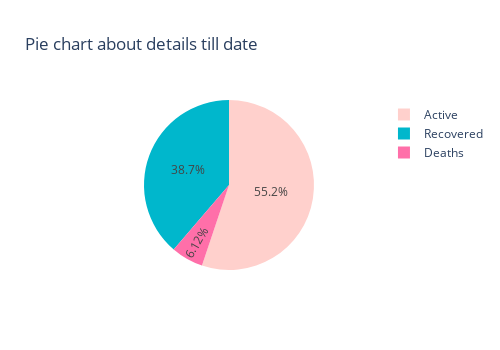

Notebook source saved alongside this figure:
### Code cell
deaths=dayWise['Deaths'].sum()
recovered=dayWise['Recovered'].sum()
active=dayWise['Active'].sum()
qgrps=['Deaths','Active','Recovered']
qvals=[deaths,active,recovered]
colors=['#ff6fa9','#ffd0cc','#00b7cc']
worldPie=px.pie(names=qgrps,values=qvals,width=500.,height=350,title='Pie chart about details till date')
worldPie.update_layout(

       plot_bgcolor='white',
       paper_bgcolor= 'white',
    )
worldPie.update_traces(marker=dict(colors=colors, line=dict(color='#000000')))

### Figure 1 — Plotly figure (JSON) as saved in the notebook; plotly's stock layout.template omitted (floating-point values rounded to 4 significant figures)
{"data": [{"domain": {"x": [0, 1], "y": [0, 1]}, "hovertemplate": "label=%{label}<br>value=%{value}<extra></extra>", "labels": ["Deaths", "Active", "Recovered"], "legendgroup": "", "marker": {"colors": ["#ff6fa9", "#ffd0cc", "#00b7cc"], "line": {"color": "#000000"}}, "name": "", "showlegend": true, "type": "pie", "values": [23648678, 213079956, 149620794]}], "layout": {"height": 350, "legend": {"tracegroupgap": 0}, "paper_bgcolor": "white", "plot_bgcolor": "white", "title": {"text": "Pie chart about details till date"}, "width": 500}}
